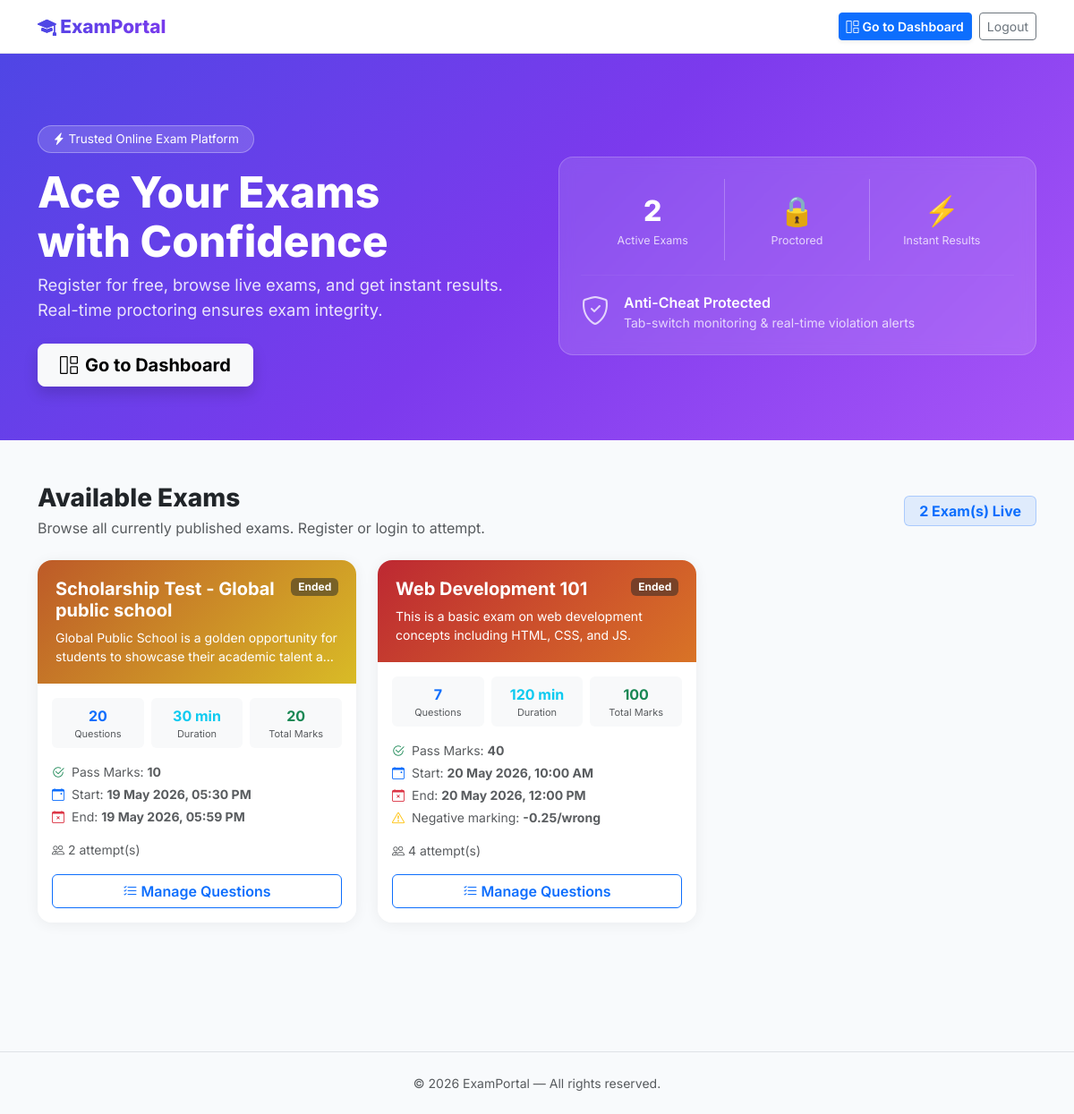
The page / (signed in) on the database its author committed.
### tables this page shows
CREATE TABLE `exams` (
  `id` int NOT NULL AUTO_INCREMENT,
  `title` varchar(200) NOT NULL,
  `description` text,
  `duration_minutes` int NOT NULL,
  `start_time` datetime NOT NULL,
  `end_time` datetime NOT NULL,
  `passing_marks` decimal(5,2) NOT NULL,
  `total_marks` decimal(5,2) NOT NULL,
  `negative_marking_ratio` decimal(3,2) DEFAULT '0.00',
  `status` enum('draft','published','completed') DEFAULT 'draft',
  `created_at` timestamp NULL DEFAULT CURRENT_TIMESTAMP,
  `created_by` int DEFAULT NULL,
  PRIMARY KEY (`id`),
  KEY `created_by` (`created_by`),
  CONSTRAINT `exams_ibfk_1` FOREIGN KEY (`created_by`) REFERENCES `users` (`id`) ON DELETE SET NULL
);

### app/Controllers/HomeController.php (called while the page is built, shortened)
<?php
class HomeController {
    private $db;
    public function __construct() {
        $database = new Database();
        $this->db = $database->connect();
    }
    public function index() {
        $stmt = $this->db->prepare("
            SELECT e.id, e.title, e.description, e.duration_minutes, e.start_time, e.end_time,
                   e.total_marks, e.passing_marks, e.negative_marking_ratio,
                   (SELECT COUNT(*) FROM questions q WHERE q.exam_id = e.id) as question_count,
                   (SELECT COUNT(*) FROM exam_attempts ea WHERE ea.exam_id = e.id) as attempt_count
            FROM exams e
            WHERE e.status = 'published'
            ORDER BY e.start_time ASC
        ");
        $stmt->execute();
        $exams = $stmt->fetchAll(PDO::FETCH_ASSOC);
        require_once __DIR__ . '/../Views/home.php';
    }
}

### app/Config/Database.php (called while the page is built, shortened)
<?php
class Database {
    private $host = '127.0.0.1';
    private $db_name = 'online_exam_db';
    private $username = 'root';
    private $password = '';
    public function connect() {
        $this->conn = null;
        try {
            $dsn = "mysql:host=" . $this->host . ";dbname=" . $this->db_name . ";charset=utf8mb4";
            $this->conn = new PDO($dsn, $this->username, $this->password);
            $this->conn->setAttribute(PDO::ATTR_ERRMODE, PDO::ERRMODE_EXCEPTION);
            $this->conn->setAttribute(PDO::ATTR_DEFAULT_FETCH_MODE, PDO::FETCH_ASSOC);
        } catch(PDOException $e) {
            echo 'Connection Error: ' . $e->getMessage();
        }
        return $this->conn;
    }
}

### app/Views/home.php (the view, shortened to what this page needs)
<!DOCTYPE html>
<html lang="en">
<head>
    <link href="https://cdn.jsdelivr.net/npm/bootstrap@5.3.0/dist/css/bootstrap.min.css" rel="stylesheet">
    <link rel="stylesheet" href="https://cdn.jsdelivr.net/npm/bootstrap-icons@1.11.1/font/bootstrap-icons.css">
</head>
<body>
<nav class="top-nav">
    <div class="container d-flex justify-content-between align-items-center">
        <span class="nav-brand"><i class="bi bi-mortarboard-fill" style="-webkit-text-fill-color:#4f46e5;"></i> ExamPortal</span>
        <div class="d-flex gap-2">
            <?php if (isset($_SESSION['user_id'])): ?>
                <?php $dest = ($_SESSION['user_role'] === 'admin') ? '/admin/dashboard' : '/student/dashboard'; ?>
                <a href="<?= $dest ?>" class="btn btn-primary btn-sm fw-semibold shadow-sm">
                    <i class="bi bi-grid-1x2 me-1"></i>Go to Dashboard
                </a>
                <a href="/logout" class="btn btn-outline-secondary btn-sm">Logout</a>
            <?php endif; ?>
        </div>
    </div>
</nav>
<section class="hero">
    <div class="container">
        <div class="row align-items-center g-5">
            <div class="col-lg-6">
                <span class="hero-badge"><i class="bi bi-lightning-charge-fill me-1"></i>Trusted Online Exam Platform</span>
                <h1>Ace Your Exams<br>with Confidence</h1>
                <p class="mb-4">Register for free, browse live exams, and get instant results. Real-time proctoring ensures exam integrity.</p>
                <div class="d-flex gap-3 flex-wrap">
                    <?php if (!isset($_SESSION['user_id'])): ?>
                    <a href="/register" class="btn btn-light btn-lg fw-bold shadow px-4">
                        <i class="bi bi-person-plus me-2"></i>Register Now
                    </a>
                    <a href="/login" class="btn btn-outline-light btn-lg fw-semibold px-4">Login</a>
                    <?php else: ?>
                    <a href="/student/dashboard" class="btn btn-light btn-lg fw-bold shadow px-4">
                        <i class="bi bi-grid-1x2 me-2"></i>Go to Dashboard
                    </a>
                    <?php endif; ?>
                </div>
            </div>
            <div class="col-lg-6">
                <div class="hero-card">
                    <div class="row g-0">
                        <div class="col-4 hero-stat border-end border-white border-opacity-25">
                            <div class="val"><?= count($exams) ?></div>
                            <div class="lbl">Active Exams</div>
                        </div>
                        <div class="col-4 hero-stat border-end border-white border-opacity-25">
                            <div class="val">🔒</div>
                            <div class="lbl">Proctored</div>
                        </div>
                        <div class="col-4 hero-stat">
                            <div class="val">⚡</div>
                            <div class="lbl">Instant Results</div>
                        </div>
                    </div>
                    <hr style="border-color:rgba(255,255,255,.2);">
                    <div class="d-flex align-items-center gap-3">
                        <i class="bi bi-shield-check fs-2 opacity-75"></i>
                        <div>
                            <div class="fw-semibold">Anti-Cheat Protected</div>
                            <div class="small opacity-75">Tab-switch monitoring & real-time violation alerts</div>
                        </div>
                    </div>
                </div>
            </div>
        </div>
    </div>
</section>
<div class="container py-5">
    <div class="d-flex justify-content-between align-items-center mb-4">
        <div>
            <h2 class="section-title mb-1">Available Exams</h2>
            <p class="text-muted mb-0">Browse all currently published exams. Register or login to attempt.</p>
        </div>
        <span class="badge bg-primary bg-opacity-10 text-primary border border-primary border-opacity-25 fs-6 px-3 py-2">
            <?= count($exams) ?> Exam(s) Live
        </span>
    </div>
    <?php if (empty($exams)): ?>
    <div class="text-center py-5">
        <div class="card border-0 shadow-sm py-5 px-4" style="border-radius:16px;">
            <i class="bi bi-calendar-x fs-1 text-muted d-block mb-3 opacity-50"></i>
            <h5 class="text-muted fw-semibold">No Exams Available Right Now</h5>
            <p class="text-muted small mb-4">There are no published exams at the moment. Please check back later.</p>
            <?php if (!isset($_SESSION['user_id'])): ?>
            <a href="/register" class="btn btn-primary mx-auto" style="width:fit-content;">Register to Get Notified</a>
            <?php endif; ?>
        </div>
    </div>
    <?php else: ?>
    <div class="row g-4 mb-5">
        <?php foreach ($exams as $exam):
            $now   = new DateTime();
            $start = new DateTime($exam['start_time']);
            $end   = new DateTime($exam['end_time']);
            $isLive    = $now >= $start && $now <= $end;
            $isUpcoming = $now < $start;
            $hue = (crc32($exam['title']) % 360 + 360) % 360;
        ?>
        <div class="col-md-6 col-xl-4">
            <div class="card exam-card h-100">
                <div class="card-header" style="background:linear-gradient(135deg,hsl(<?=$hue?>,65%,45%),hsl(<?=($hue+30)%360?>,70%,50%));">
                    <div class="d-flex justify-content-between align-items-start">
                        <h5 class="fw-bold mb-1 me-2"><?= htmlspecialchars($exam['title']) ?></h5>
                        <?php if ($isLive): ?>
                            <span class="status-live flex-shrink-0"><span class="pulse"></span>LIVE</span>
                        <?php elseif ($isUpcoming): ?>
                            <span class="badge bg-light text-dark flex-shrink-0"><i class="bi bi-clock me-1"></i>Upcoming</span>
                        <?php else: ?>
                            <span class="badge bg-dark bg-opacity-50 flex-shrink-0">Ended</span>
                        <?php endif; ?>
                    </div>
                    <?php if (!empty($exam['description'])): ?>
                    <p class="small mb-0 mt-1 opacity-80" style="display:-webkit-box;-webkit-line-clamp:2;-webkit-box-orient:vertical;overflow:hidden;">
                        <?= htmlspecialchars($exam['description']) ?>
                    </p>
                    <?php endif; ?>
                </div>
                <div class="card-body">
                    <div class="row g-2 mb-3">
                        <div class="col-4 text-center">
                            <div class="bg-light rounded py-2">
                                <div class="fw-bold text-primary"><?= $exam['question_count'] ?></div>
                                <div class="text-muted" style="font-size:11px;">Questions</div>
                            </div>
                        </div>
                        <div class="col-4 text-center">
                            <div class="bg-light rounded py-2">
                                <div class="fw-bold text-info"><?= $exam['duration_minutes'] ?> min</div>
                                <div class="text-muted" style="font-size:11px;">Duration</div>
                            </div>
                        </div>
                        <div class="col-4 text-center">
                            <div class="bg-light rounded py-2">
                                <div class="fw-bold text-success"><?= rtrim(rtrim($exam['total_marks'],'0'),'.') ?></div>
                                <div class="text-muted" style="font-size:11px;">Total Marks</div>
                            </div>
                        </div>
                    </div>
                    <ul class="list-unstyled small text-muted mb-3">
                        <li class="mb-1"><i class="bi bi-check2-circle text-success me-2"></i>Pass Marks: <strong><?= rtrim(rtrim($exam['passing_marks'],'0'),'.') ?></strong></li>
                        <li class="mb-1"><i class="bi bi-calendar-event me-2 text-primary"></i>Start: <strong><?= date('d M Y, h:i A', strtotime($exam['start_time'])) ?></strong></li>
                        <li class="mb-1"><i class="bi bi-calendar-x me-2 text-danger"></i>End: <strong><?= date('d M Y, h:i A', strtotime($exam['end_time'])) ?></strong></li>
                        <?php if ($exam['negative_marking_ratio'] > 0): ?>
                        <li><i class="bi bi-exclamation-triangle text-warning me-2"></i>Negative marking: <strong>-<?= $exam['negative_marking_ratio'] ?>/wrong</strong></li>
                        <?php endif; ?>
                    </ul>
                    <div class="d-flex align-items-center text-muted small">
                        <i class="bi bi-people me-1"></i>
                        <span><?= $exam['attempt_count'] ?> attempt(s)</span>
                    </div>
                </div>
                <div class="card-footer bg-white border-0 pt-0 pb-3 px-3">
                    <?php if (!isset($_SESSION['user_id'])): ?>
                        <a href="/register" class="btn btn-primary w-100 fw-semibold shadow-sm">
                            <i class="bi bi-person-plus me-1"></i>Register to Attempt
                        </a>
                        <a href="/login" class="btn btn-link w-100 text-muted small mt-1 text-decoration-none">Already have an account? Login →</a>
                    <?php else: ?>
                        <a href="/admin/questions?exam_id=<?= $exam['id'] ?>" class="btn btn-outline-primary w-100 fw-semibold">
                            <i class="bi bi-list-check me-1"></i>Manage Questions
                        </a>
                    <?php endif; ?>
                </div>
            </div>
        </div>
        <?php endforeach; ?>
    </div>
    <?php endif; ?>
</div>
<footer class="text-center text-muted small py-4 border-top mt-5">
    &copy; <?= date('Y') ?> ExamPortal &mdash; All rights reserved.
</footer>
</body>
</html>

### app/Views/home.php (style rules this page uses)
* { font-family: 'Inter', sans-serif; }
body { background: #f8fafc; }
.top-nav { background: #fff; border-bottom: 1px solid #e5e7eb; padding: 14px 0; position: sticky; top: 0; z-index: 100; }
.nav-brand { font-size: 1.3rem; font-weight: 800; background: linear-gradient(135deg,#4f46e5,#7c3aed); -webkit-background-clip:text; -webkit-text-fill-color:transparent; }
.hero { background: linear-gradient(135deg, #4f46e5 0%, #7c3aed 50%, #a855f7 100%); color: #fff; padding: 80px 0 60px; }
.hero h1 { font-size: 3rem; font-weight: 800; line-height: 1.15; }
.hero p { font-size: 1.15rem; opacity: .85; }
.hero-badge { display:inline-block; background:rgba(255,255,255,.15); border:1px solid rgba(255,255,255,.3); border-radius:99px; padding:4px 16px; font-size:.85rem; margin-bottom:16px; }
.hero-card { background:rgba(255,255,255,.12); border:1px solid rgba(255,255,255,.2); border-radius:16px; padding:24px; backdrop-filter:blur(8px); }
.hero-stat { text-align:center; padding:12px; }
.hero-stat .val { font-size:2rem; font-weight:800; }
.hero-stat .lbl { font-size:.78rem; opacity:.75; }
.exam-card { border:none; border-radius:16px; box-shadow:0 2px 16px rgba(0,0,0,.06); transition:transform .2s, box-shadow .2s; overflow:hidden; }
.exam-card .card-header { background: linear-gradient(135deg, #4f46e5, #7c3aed); color:#fff; border:none; padding:20px; }
.section-title { font-size:1.75rem; font-weight:800; }

### rows shown on the page
exams: title "Scholarship Test - Global public school", shows "Ended", description "Global Public School is a golden opportunity for students to showcase their academic talent…", question_count "20", duration_minutes "30", total_marks "20", passing_marks "10", start_time "19 May 2026, 05:30 PM", end_time "19 May 2026, 05:59 PM", attempt_count "2"
exams: title "Web Development 101", shows "Ended", description "This is a basic exam on web development concepts including HTML, CSS, and JS.", question_count "7", duration_minutes "120", total_marks "100", passing_marks "40", start_time "20 May 2026, 10:00 AM", end_time "20 May 2026, 12:00 PM", negative_marking_ratio "0.25", attempt_count "4"

### other values the page prints
count($exams) "2"
